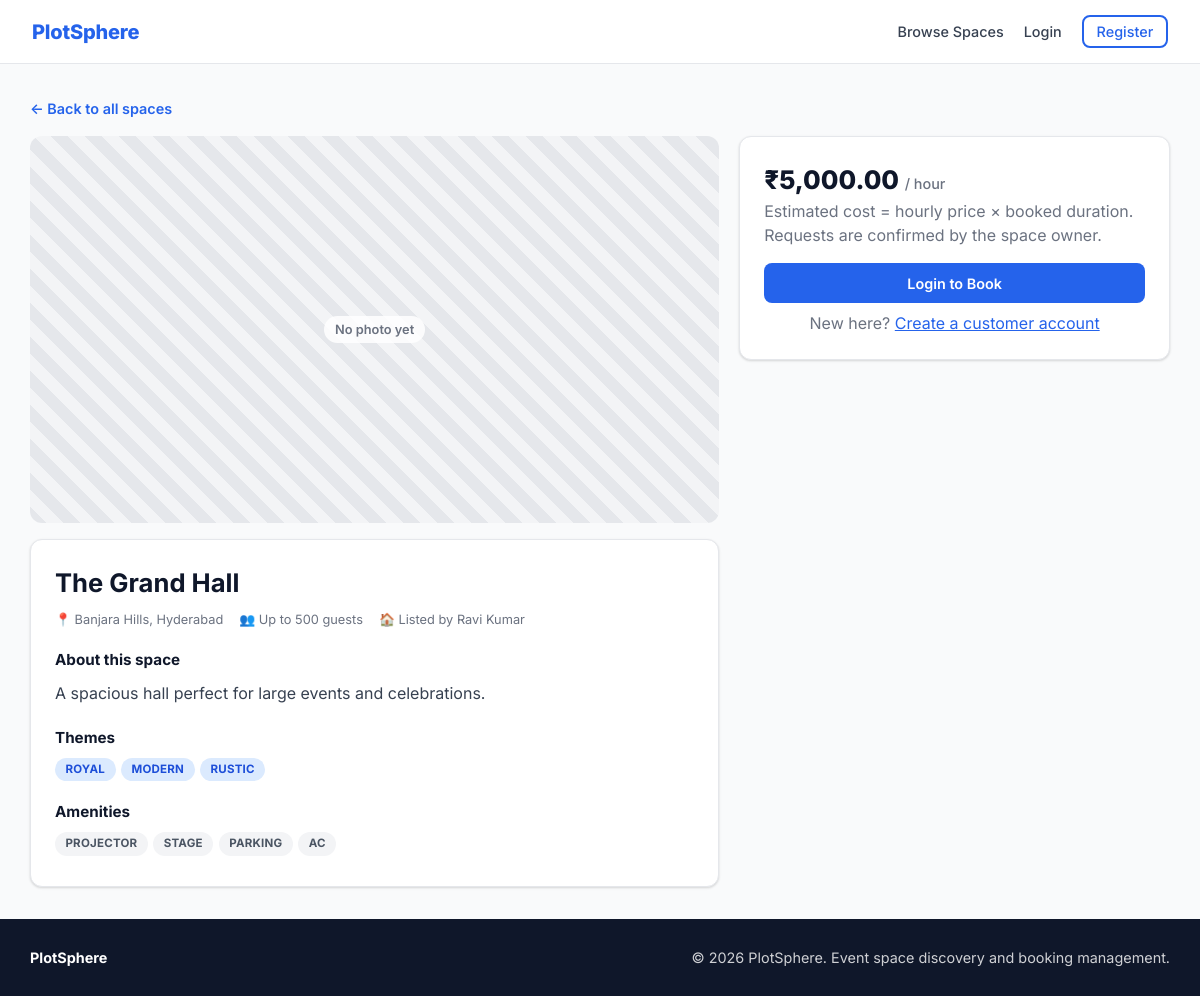
/user/space.php?id=1, run on the app's committed database.
### tables this page shows
CREATE TABLE spaces (
  id INT AUTO_INCREMENT PRIMARY KEY,
  owner_id INT NOT NULL,
  name VARCHAR(100) NOT NULL,
  location VARCHAR(150) NOT NULL,
  capacity INT NOT NULL,
  price_per_hour DECIMAL(10,2) NOT NULL,
  description TEXT,
  themes VARCHAR(255),
  amenities VARCHAR(255),
  photo VARCHAR(255) NULL DEFAULT NULL,
  status ENUM('active','inactive') DEFAULT 'active',
  created_at DATETIME DEFAULT CURRENT_TIMESTAMP,
  FOREIGN KEY (owner_id) REFERENCES users(id)
);

CREATE TABLE users (
  id INT AUTO_INCREMENT PRIMARY KEY,
  username VARCHAR(50) UNIQUE NOT NULL,
  password VARCHAR(255) NOT NULL,
  role ENUM('admin', 'owner', 'user') NOT NULL DEFAULT 'user',
  full_name VARCHAR(100),
  email VARCHAR(100),
  status ENUM('active','inactive') NOT NULL DEFAULT 'active',
  created_at DATETIME DEFAULT CURRENT_TIMESTAMP
);

### db/connect.php (called while the page is built, shortened)
<?php
$user = 'root';

### user/space.php (the view, shortened to what this page needs)
<?php
require_once __DIR__ . '/../includes/bootstrap.php';
$space = db_one(
    "SELECT s.*, u.full_name AS owner_name FROM spaces s JOIN users u ON u.id = s.owner_id
     WHERE s.id = ? AND s.status = 'active' AND u.status = 'active'",
    [(int)($_GET['id'] ?? 0)]
);
$viewer = current_user();
require __DIR__ . '/../includes/header.php';
?>
<p><a class="back-link" href="<?php echo e(url('user/browse.php')); ?>">&larr; Back to all spaces</a></p>
<div class="detail-layout">
  <div>
    <div class="detail-photo"><?php echo photo_html($space['photo'], $space['name'], 'space-photo space-photo-lg'); ?></div>
    <div class="card">
      <h1 class="detail-title"><?php echo e($space['name']); ?></h1>
      <div class="space-meta">
        <span>📍 <?php echo e($space['location']); ?></span>
        <span>👥 Up to <?php echo (int)$space['capacity']; ?> guests</span>
        <span>🏠 Listed by <?php echo e($space['owner_name'] ?: 'Owner'); ?></span>
      </div>
      <h3 class="section-title">About this space</h3>
      <p class="prose"><?php echo nl2br(e($space['description'] ?: 'No description provided.')); ?></p>
      <h3 class="section-title">Themes</h3>
      <div class="tag-list">
        <?php foreach (csv_list($space['themes']) ?: ['Not specified'] as $t): ?><span class="badge badge-blue"><?php echo e($t); ?></span><?php endforeach; ?>
      </div>
      <h3 class="section-title">Amenities</h3>
      <div class="tag-list">
        <?php foreach (csv_list($space['amenities']) ?: ['Not specified'] as $a): ?><span class="badge badge-gray"><?php echo e($a); ?></span><?php endforeach; ?>
      </div>
    </div>
  </div>
  <aside class="card booking-summary">
    <div class="price-large"><?php echo money($space['price_per_hour']); ?> <small>/ hour</small></div>
    <p class="muted">Estimated cost = hourly price × booked duration. Requests are confirmed by the space owner.</p>
    <?php if (!$viewer): ?>
      <a class="btn btn-primary btn-block" href="<?php echo e(url('login.php')); ?>">Login to Book</a>
      <p class="muted center">New here? <a href="<?php echo e(url('register.php')); ?>">Create a customer account</a></p>
    <?php elseif ($viewer['role'] === 'user'): ?>
      <a class="btn btn-primary btn-block" href="<?php echo e(url('user/book.php?space_id=' . (int)$space['id'])); ?>">Request Booking</a>
    <?php else: ?>
      <div class="alert alert-info">Only customer accounts can make bookings.</div>
    <?php endif; ?>
  </aside>
</div>
<?php require __DIR__ . '/../includes/footer.php'; ?>

### css/styles.css (style rules this page uses)
:root { --navy: #0F172A; --navy-mid: #1E3A5F; --blue: #2563EB; --blue-hover: #1D4ED8; --blue-light: #EFF6FF; --success: #16A34A; --danger: #DC2626; --warning: #D97706; --text-dark: #0F172A; --text-mid: #374151; --text-light: #6B7280; --border: #E5E7EB; --bg: #F9FAFB; --white: #FFFFFF; --card-shadow: 0 1px 3px rgba(0,0,0,0.1), 0 1px 2px rgba(0,0,0,0.06); --card-shadow-hover: 0 10px 25px rgba(37,99,235,0.12); --radius: 12px; --font: 'Inter', system-ui, -apple-system, 'Segoe UI', Roboto, Arial, sans-serif; }
* { box-sizing: border-box; margin: 0; padding: 0; }
body { font-family: var(--font); background: var(--bg); color: var(--text-dark); line-height: 1.5; }
a { color: var(--blue); }
.muted { color: var(--text-light); }
.center { text-align: center; }
.prose { color: var(--text-mid); line-height: 1.7; }
.btn { display: inline-flex; align-items: center; justify-content: center; gap: .35rem; padding: 0.6rem 1.3rem; border-radius: 8px; font-weight: 600; font-size: 0.9rem; cursor: pointer; border: 2px solid transparent; font-family: inherit; text-decoration: none; transition: background .2s, color .2s, border-color .2s; line-height: 1.2; white-space: nowrap; }
.btn-primary { background: var(--blue); color: white; }
.btn-block { width: 100%; }
.card { background: var(--white); border: 1px solid var(--border); border-radius: var(--radius); padding: 1.5rem; box-shadow: var(--card-shadow); }
.badge { display: inline-block; padding: 0.2rem 0.65rem; border-radius: 50px; font-size: 0.72rem; font-weight: 700; letter-spacing: 0.02em; text-transform: uppercase; white-space: nowrap; }
.badge-blue { background: #DBEAFE; color: #1D4ED8; }
.badge-gray { background: #F3F4F6; color: #4B5563; }
.space-meta { display: flex; gap: .4rem 1rem; font-size: 0.8rem; color: var(--text-light); margin: 0.45rem 0; flex-wrap: wrap; }
.tag-list { display: flex; flex-wrap: wrap; gap: .35rem; margin: .35rem 0; }
.back-link { display: inline-block; margin-bottom: 1rem; text-decoration: none; font-weight: 600; font-size: .9rem; }
.detail-layout { display: grid; grid-template-columns: minmax(0, 1.6fr) minmax(260px, 1fr); gap: 1.25rem; align-items: start; }
.detail-photo { margin-bottom: 1rem; }
.detail-title { font-size: 1.6rem; color: var(--navy); }
.section-title { font-size: .95rem; color: var(--navy); margin: 1.25rem 0 .5rem; }
.booking-summary { position: sticky; top: 80px; }
.booking-summary .btn-block { margin: 1rem 0 .5rem; }
.price-large { font-size: 1.6rem; font-weight: 800; color: var(--navy); }
.price-large small { font-size: .9rem; color: var(--text-light); font-weight: 500; }

### data on the page
spaces: name "The Grand Hall", location "Banjara Hills, Hyderabad", capacity "500", owner.full_name "Ravi Kumar", description "A spacious hall perfect for large events and celebrations.", themes "ROYAL", themes "MODERN", themes "RUSTIC", amenities "PROJECTOR", amenities "STAGE", amenities "PARKING", amenities "AC", price_per_hour "₹5,000.00"
